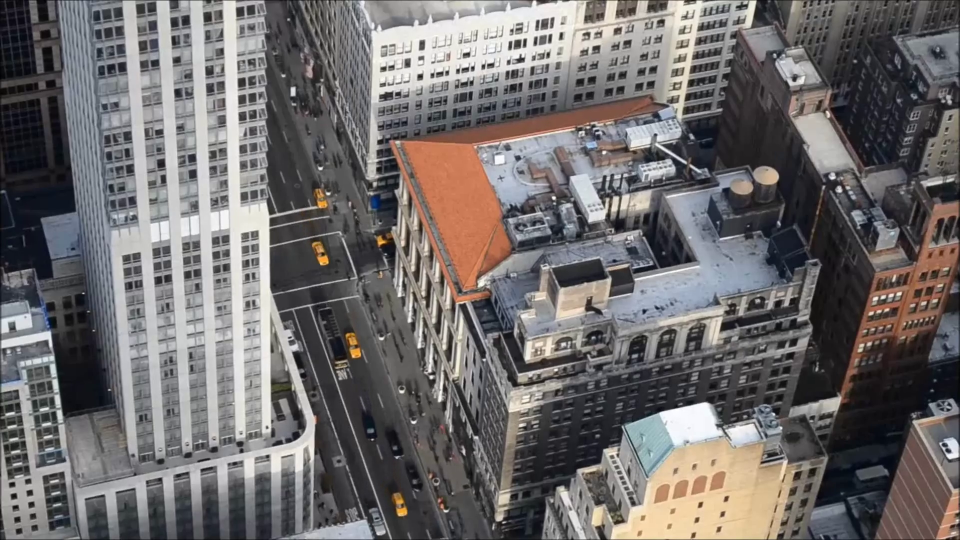
#> input picture frame 20 of site_new/assets/video/time.mp4, 1920 x 1080 px, given in place of the camera (shown at 1/2 size)
$ python main.py
#> lines starting #> are read from the running program, lines starting #| are printed output that depends on the picture; after the words box and inside, x2 and y2 are one past the last pixel; in counts of white or black regions, pixels touching at a corner belong together
#> further down, frame is the input picture: shape (1080, 1920, 3); mean B, G, R 107.3, 107.5, 111.1
# Import the required libraries
import cv2
import imutils
import imageio
import time
import numpy as np

# Create a video capture instance.
# VideoCapture(0) corresponds to your computers
# webcam
cap = cv2.VideoCapture(0)

# Lets grab the frames-per-second (FPS) of the
# webcam so our output has a similar FPS.
# Lets also grab the height and width so our
# output is the same size as the webcam
fps          = cap.get(cv2.CAP_PROP_FPS)
frame_width  = int(cap.get(3))
frame_height = int(cap.get(4))

# Now lets create the video writer. We will
# write our processed frames to this object
# to create the processed video.
out = cv2.VideoWriter('outpy.avi',
    cv2.VideoWriter_fourcc('M','J','P','G'),
    fps,
    (frame_width,frame_height)
)

frames = []

cv2.namedWindow('Video')

blackLower = (0, 0, 0)
blackUpper = (50, 50, 50)

time.sleep(2)

def blur_and_mask(frame, lower_color, upper_color):
#> called with lower_color = (0, 0, 0), upper_color = (50, 50, 50)
    blurred = cv2.GaussianBlur(frame, (5, 5), 3)
    mask = cv2.inRange(blurred, lower_color, upper_color)
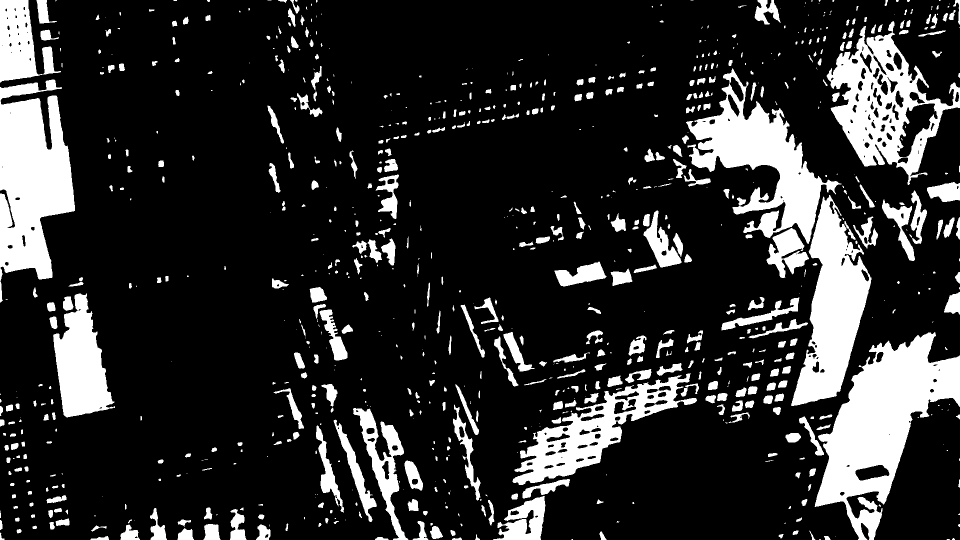
#> mask: shape (1080, 1920) (shown at 1/2 size); 17.9% white; 863 white regions (317 under 20 px), largest, box (x1, y1, x2, y2) and area: (1629, 664, 1920, 1080) 52573, (0, 159, 150, 605) 41900, (1372, 136, 1683, 488) 36111
    kernel = np.ones((5, 5), np.uint8)
    mask = cv2.erode(mask, kernel)
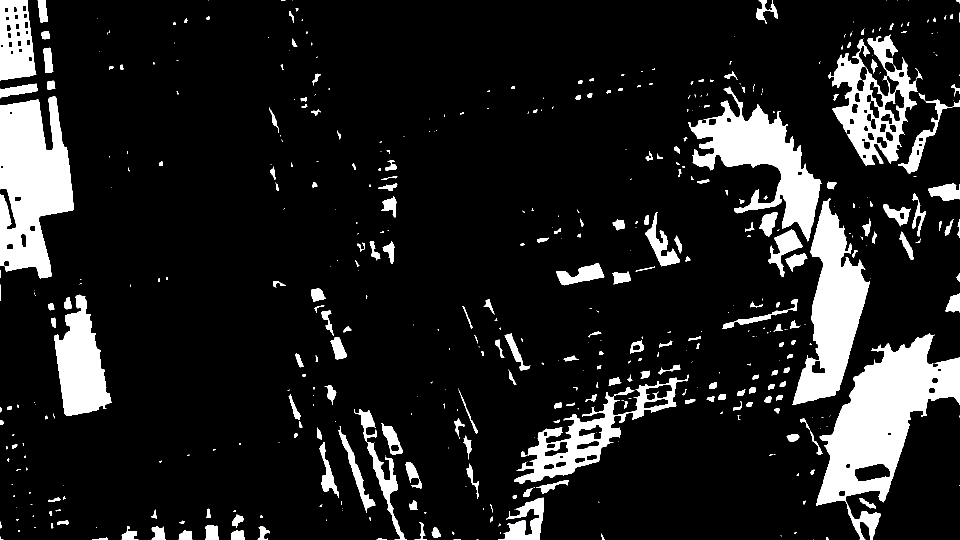
#> mask: shape (1080, 1920) (shown at 1/2 size); 12.5% white; 496 white regions (253 under 20 px)
    return mask

while(True):
    # Capture frame-by-frame
    ret, frame = cap.read()

    # Grayscale the image and apply a gaussian blur to it

    mask = blur_and_mask(frame, blackLower, blackUpper)
    gray = cv2.cvtColor(frame, cv2.COLOR_BGR2GRAY)
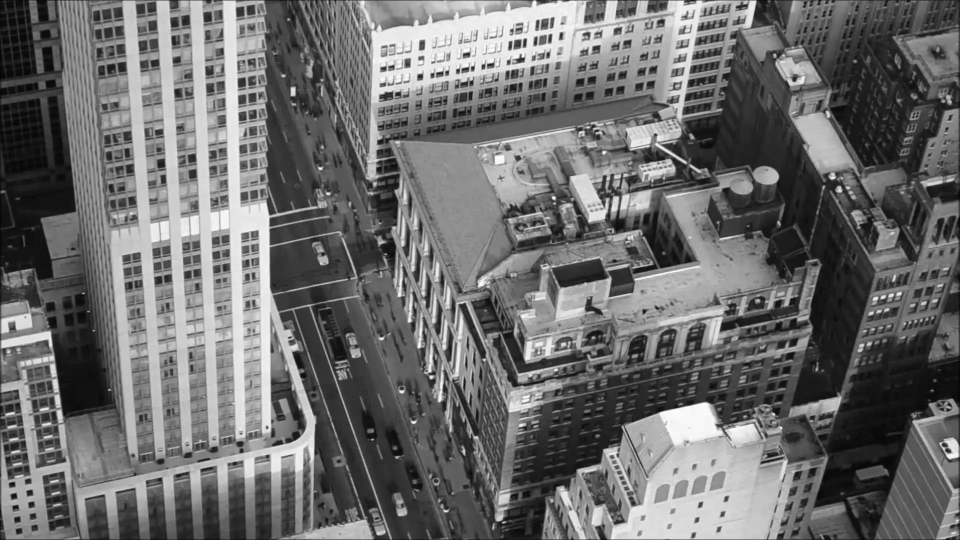
#> gray: shape (1080, 1920) (shown at 1/2 size); min 0, max 255, mean 108.6

    cnts = cv2.findContours(
        mask.copy(),
        cv2.RETR_EXTERNAL,
        cv2.CHAIN_APPROX_SIMPLE
    )
#> cnts = 495 contours, 289 with area under 20; largest, box (x1, y1, x2, y2) and area: (1632, 667, 1920, 1080) 48334, (0, 193, 148, 557) 36739, (1585, 396, 1740, 810) 28721, (1376, 173, 1643, 483) 27226, (1656, 69, 1835, 331) 22251

    cnts = imutils.grab_contours(cnts)
    if len(cnts) > 0:
        c    = max(cnts, key=cv2.contourArea)
#> c = contour of 759 points, box (x1, y1, x2, y2) (1632, 667, 1920, 1080), area 48334
        rect = cv2.boundingRect(c)
#> rect = (1632, 667, 288, 413)

        # This area is too small to be of our
        # interest, disregard it and go to the
        # next frame
        if rect[2] < 100 or rect[3] < 100: continue

        # Unpack the bounding box
        x,y,w,h = rect
#> x = 1632; y = 667; w = 288; h = 413
        y1 = y
#> y1 = 667
        y2 = y + h
#> y2 = 1080
        x1 = x
#> x1 = 1632
        x2 = x + w
#> x2 = 1920
        # Draw the bounding box on the frame
        cv2.rectangle(
            frame,
            (x,y),
            (x+w,y+h),
            (0,255,0),
            2
        )
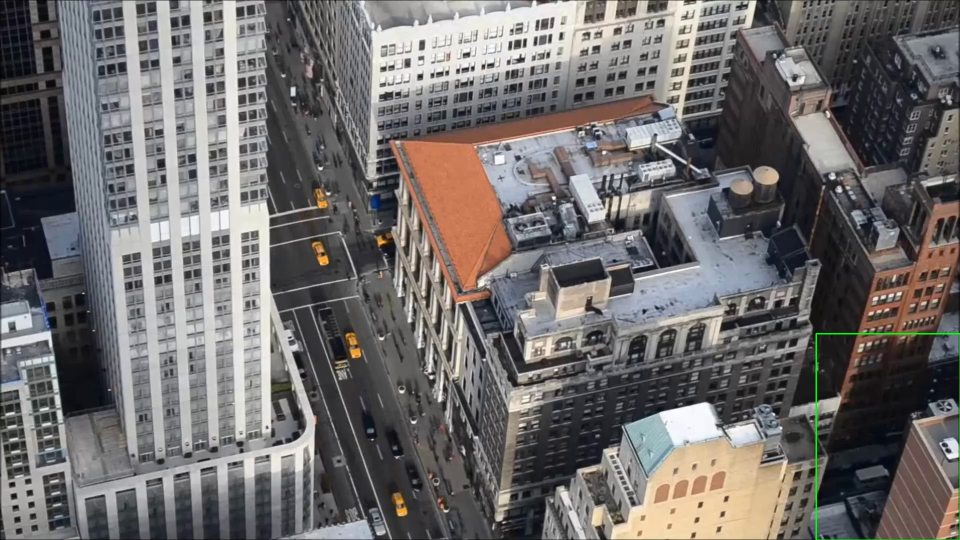
#> frame: shape (1080, 1920, 3) (shown at 1/2 size); 0.13% of pixels changed, all inside (x1, y1, x2, y2) = (1631, 666, 1920, 1080)

        # Take a canny edge detection of the newly drawn
        # rectangle from the original grey scale image.
        # This will perform edge detection in only the
        # area of interect (the cv2 rectangle defined above).
        # This will make all the edges white and the
        # rest of the pixels black. So, we have to invert it
        # so the black becomes white and the
        # white becomes black (to fit the AHA video)
        to_canny = cv2.GaussianBlur(
            gray[y:y+h, x:x+w],
            (5, 5),
            3
        )
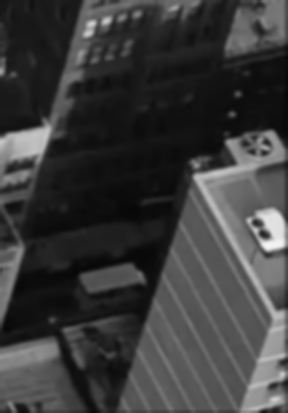
#> to_canny: shape (413, 288); min 6, max 244, mean 59.5

        edges = cv2.bitwise_not(
            cv2.Canny(to_canny, 0, 50)
        )
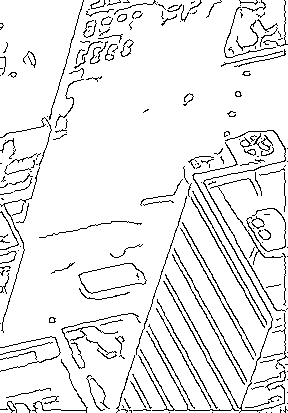
#> edges: shape (413, 288); 92.2% white; black in thin lines or dots

        # Since the edges are only a 2-channel frame,
        # we can overlay it on to each channel in the
        # original frame
        frame[y1:y2, x1:x2, 0] = edges
        frame[y1:y2, x1:x2, 1] = edges
        frame[y1:y2, x1:x2, 2] = edges
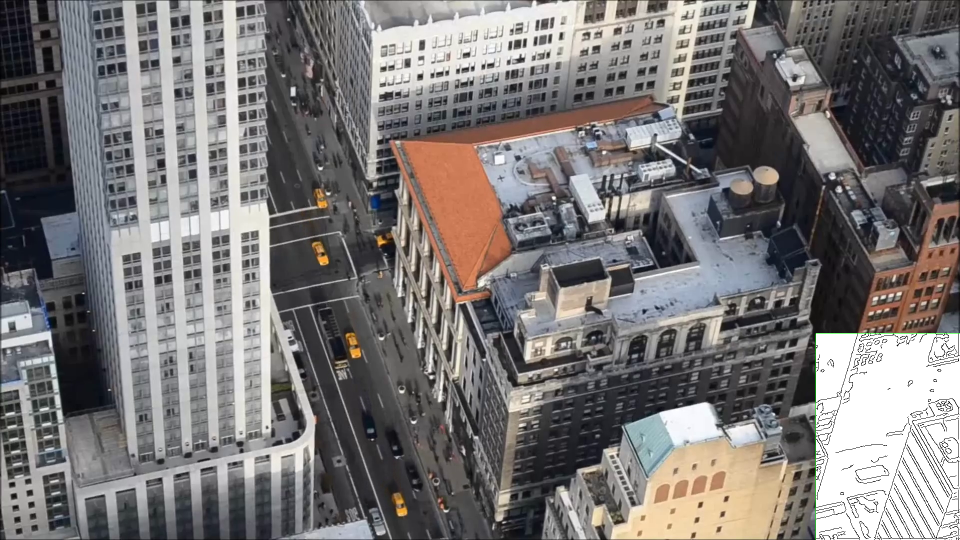
#> frame: shape (1080, 1920, 3) (shown at 1/2 size); mean B, G, R 117.4, 117.7, 121

    out.write(frame)
    frames.append(frame)
    # Display the resulting frame
    cv2.imshow('Video',frame)
    if cv2.waitKey(1) & 0xFF == ord('q'):
#> (key q is pressed here)
        break

# When everything done, release the capture
cap.release()
out.release()
cv2.destroyAllWindows()

fp_out = "../../../static/assets/img/take-on-me.gif"
#> (the run stopped early here; a loop or call above may not have finished)

$ run again, starting later in the video
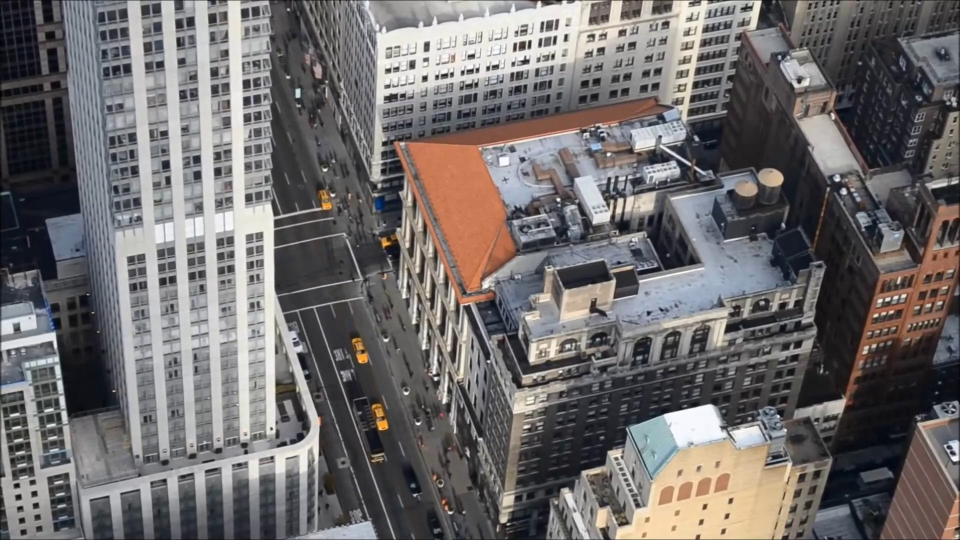
#> input picture frame 90 of site_new/assets/video/time.mp4, 1920 x 1080 px, given in place of the camera (shown at 1/2 size)
#> frame is the input picture: shape (1080, 1920, 3); mean B, G, R 107.7, 107.6, 111.3
#> in blur_and_mask, `mask = cv2.inRange(blurred, lower_color, upper_color)`:
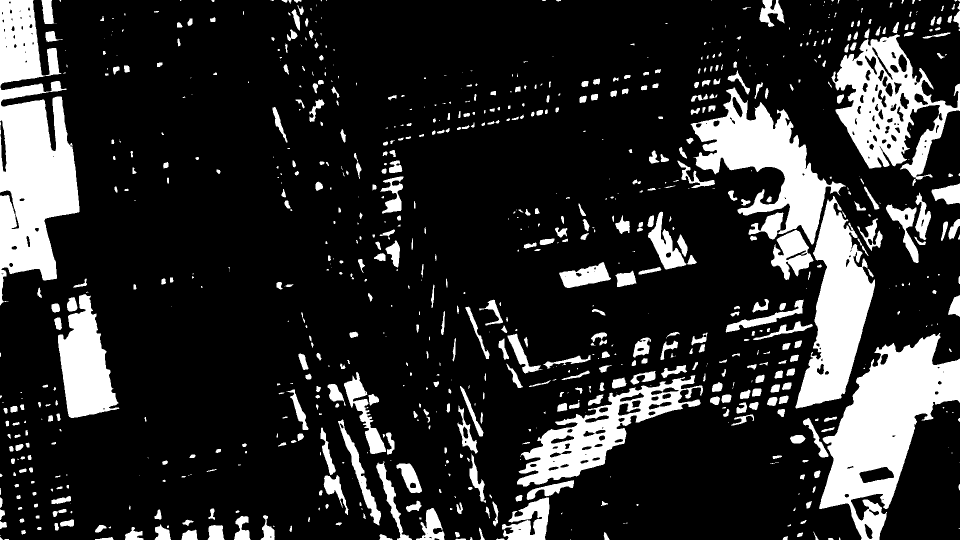
#> mask: shape (1080, 1920) (shown at 1/2 size); 17.6% white; 841 white regions (298 under 20 px), largest, box (x1, y1, x2, y2) and area: (0, 0, 159, 611) 57231, (1638, 666, 1920, 1080) 51797, (1381, 174, 1692, 489) 33187
#> cnts = 490 contours, 301 with area under 20; largest, box (x1, y1, x2, y2) and area: (1641, 671, 1920, 1080) 47710, (0, 195, 157, 606) 38254, (1594, 399, 1748, 814) 28609, (1386, 179, 1653, 486) 27044, (1673, 73, 1845, 335) 22108
#> c = contour of 755 points, box (x1, y1, x2, y2) (1641, 671, 1920, 1080), area 47710
#> rect = (1641, 671, 279, 409)
#> x = 1641; y = 671; w = 279; h = 409
#> y1 = 671
#> y2 = 1080
#> x1 = 1641
#> x2 = 1920
#> edges: shape (409, 279); 92.6% white; black in thin lines or dots
#> `frame[y1:y2, x1:x2, 2] = edges`:
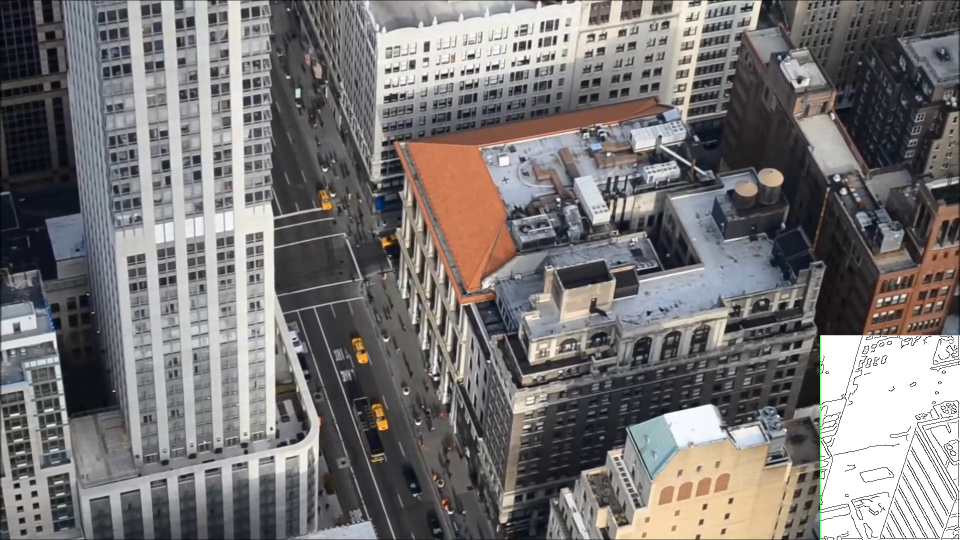
#> frame: shape (1080, 1920, 3) (shown at 1/2 size); mean B, G, R 117.5, 117.5, 120.9

$ run again, starting later in the video
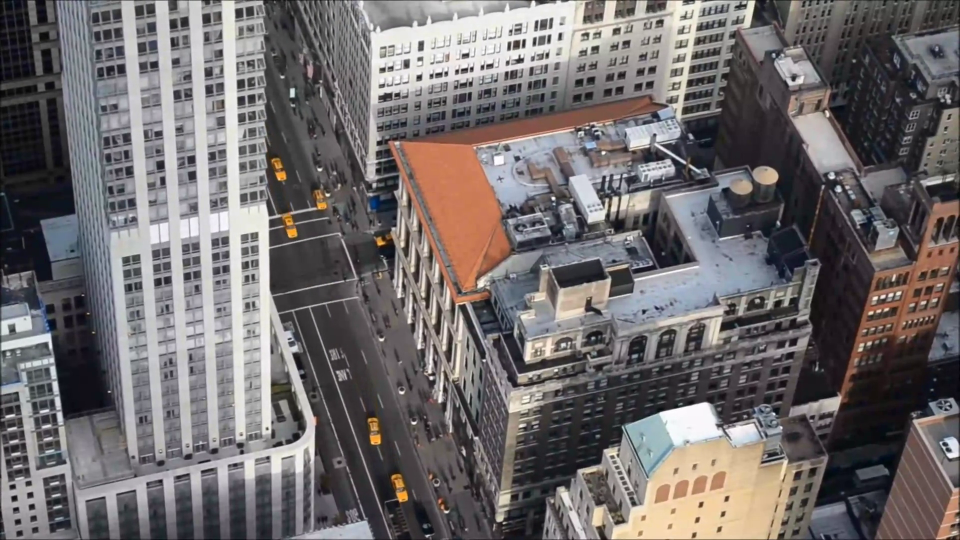
#> input picture frame 160 of site_new/assets/video/time.mp4, 1920 x 1080 px, given in place of the camera (shown at 1/2 size)
#> frame is the input picture: shape (1080, 1920, 3); mean B, G, R 107.9, 107.2, 112.1
#> in blur_and_mask, `mask = cv2.inRange(blurred, lower_color, upper_color)`:
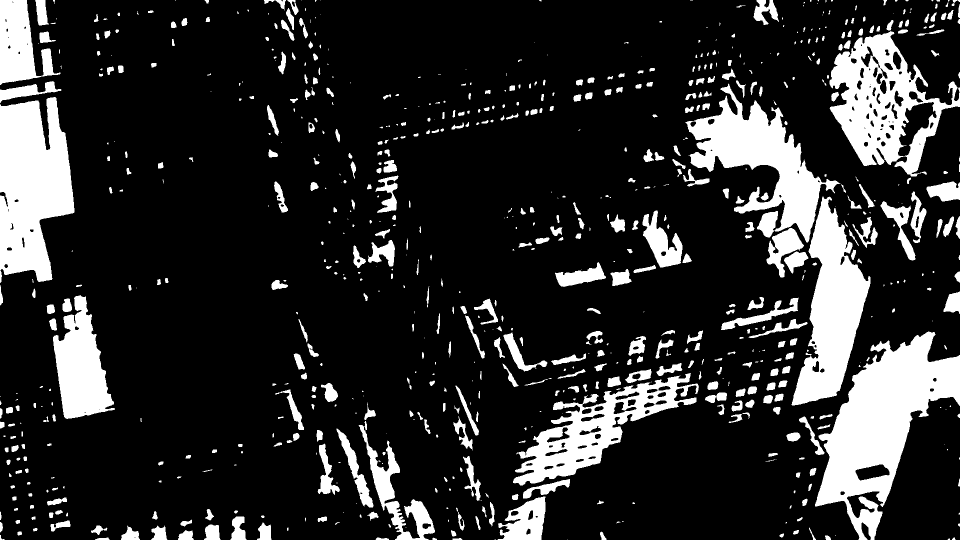
#> mask: shape (1080, 1920) (shown at 1/2 size); 17.4% white; 786 white regions (273 under 20 px), largest, box (x1, y1, x2, y2) and area: (1630, 663, 1920, 1080) 52159, (0, 194, 149, 566) 39956, (1371, 167, 1681, 485) 34155
#> cnts = 463 contours, 270 with area under 20; largest, box (x1, y1, x2, y2) and area: (1632, 666, 1920, 1080) 48278, (0, 197, 147, 561) 37354, (1586, 399, 1739, 809) 28165, (1661, 65, 1834, 330) 26814, (1376, 174, 1640, 482) 26766
#> c = contour of 777 points, box (x1, y1, x2, y2) (1632, 666, 1920, 1080), area 48278
#> rect = (1632, 666, 288, 414)
#> x = 1632; y = 666; w = 288; h = 414
#> y1 = 666
#> y2 = 1080
#> x1 = 1632
#> x2 = 1920
#> edges: shape (414, 288); 92.9% white; black in thin lines or dots
#> `frame[y1:y2, x1:x2, 2] = edges`:
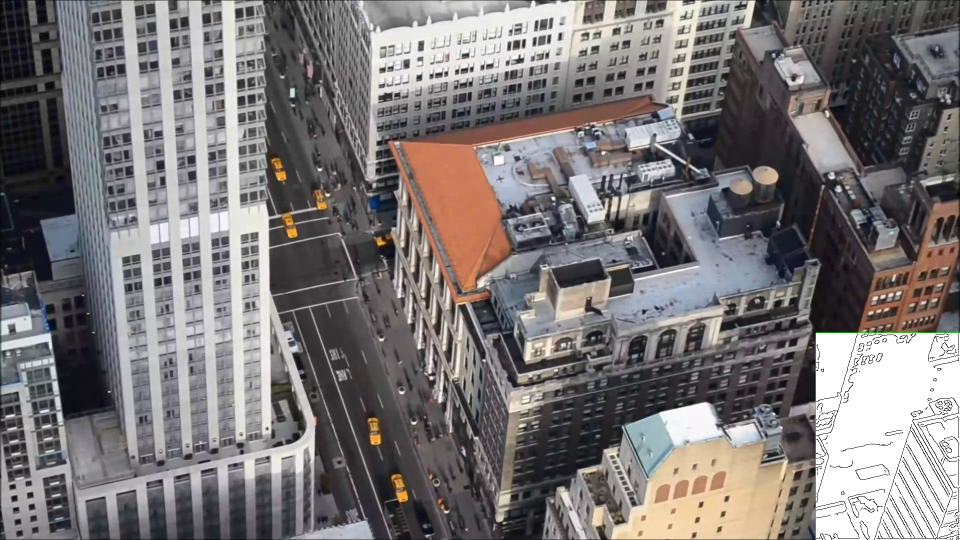
#> frame: shape (1080, 1920, 3) (shown at 1/2 size); mean B, G, R 118.1, 117.6, 122
